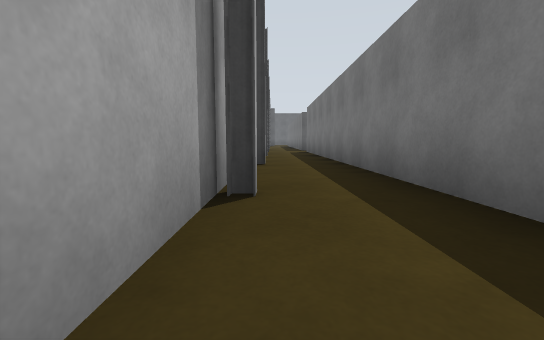
View 1 (above)

24 first-person views from a walk through a robot-simulator world made for Gazebo. The camera is 0.72 m above the floor, tilts 6° down and sees 90° across. The floor is counted in squares, 2 m on a side. Each view is taken from the middle of a square. On the plan, view 1 faces up. The plan holds only what a view shows up to about 9 squares ahead; the rest is blank.

View 2
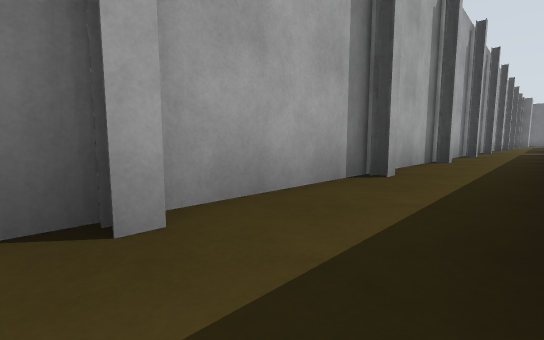

View 3
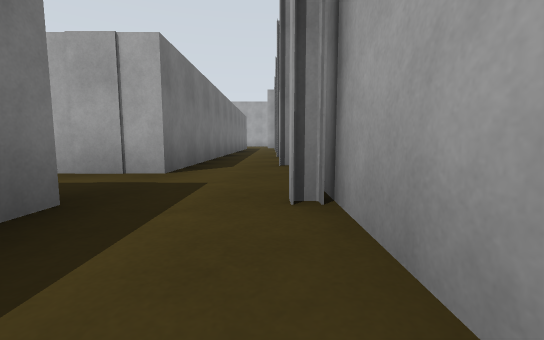

View 4
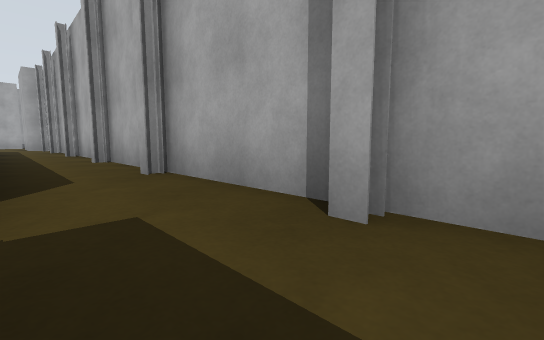

View 5
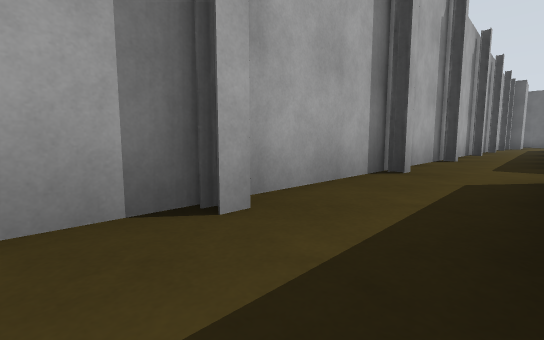

View 6
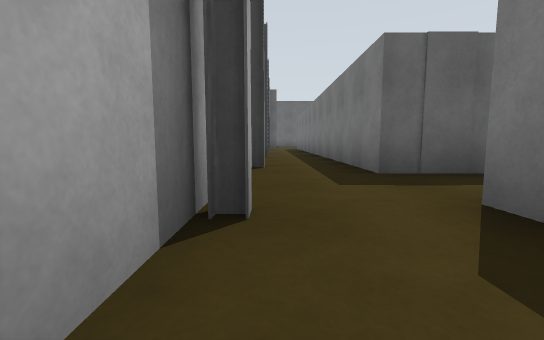

View 7
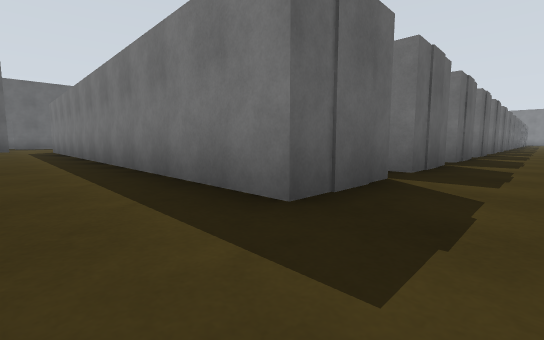

View 8
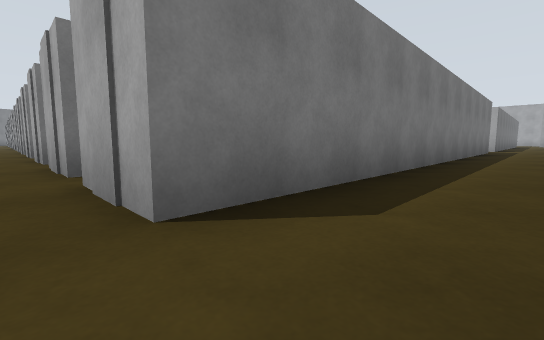

View 9
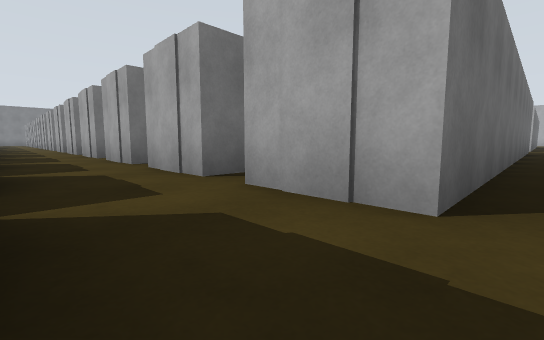

View 10
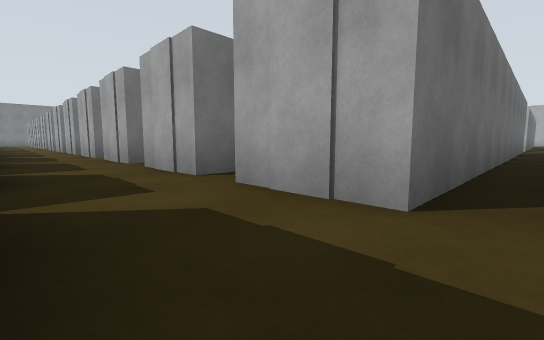

View 11
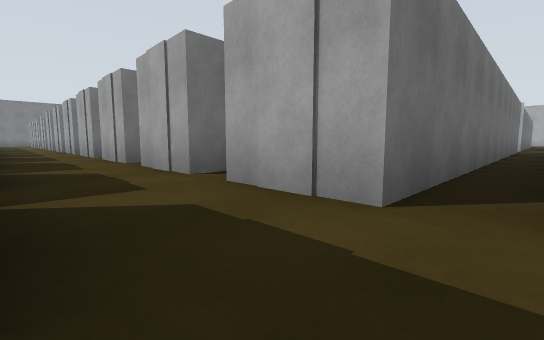

View 12
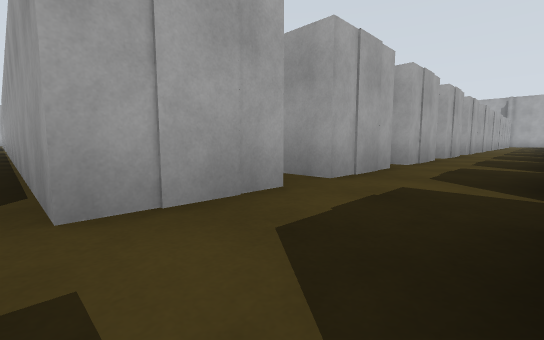

View 13
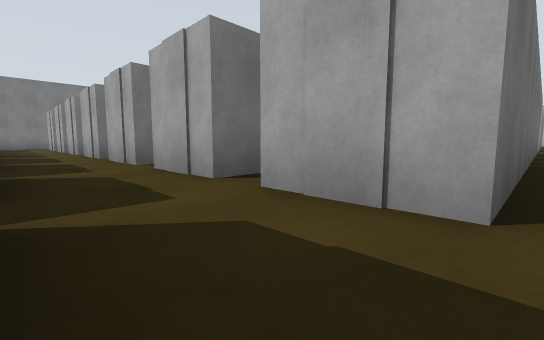

View 14
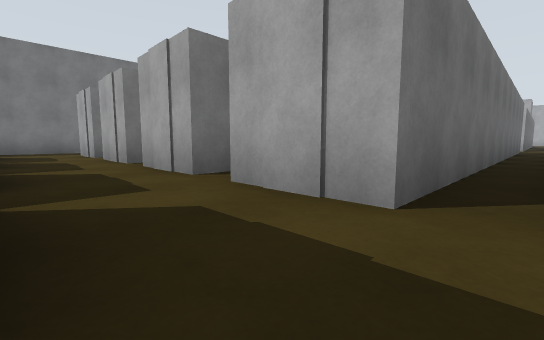

View 15
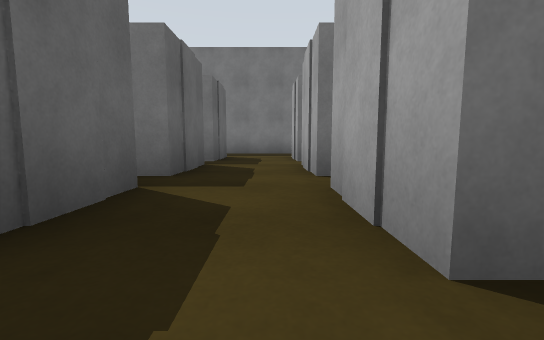

View 16
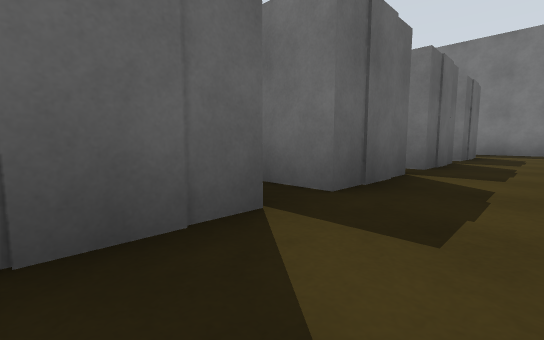

View 17
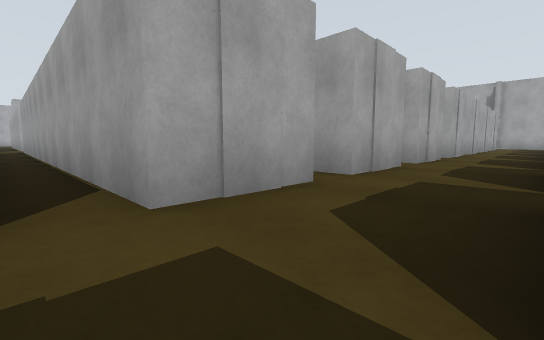

View 18
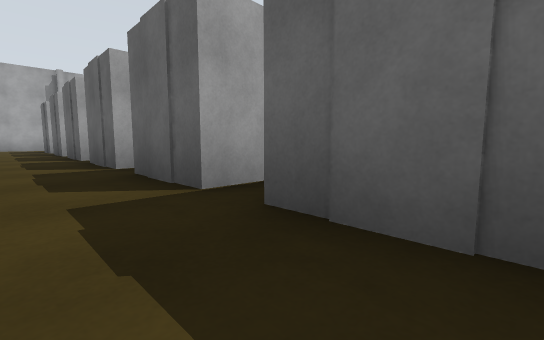

View 19
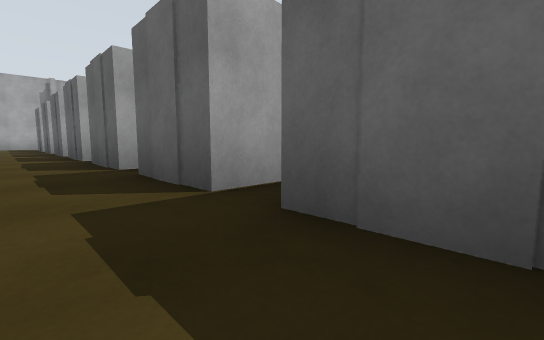

View 20
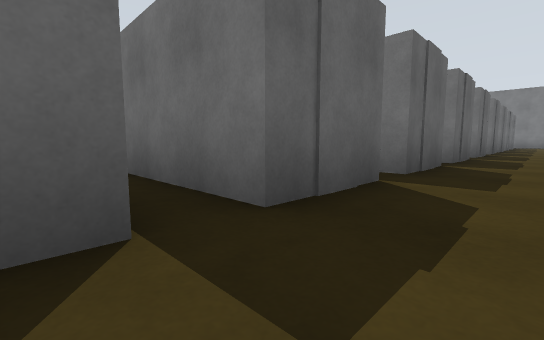

View 21
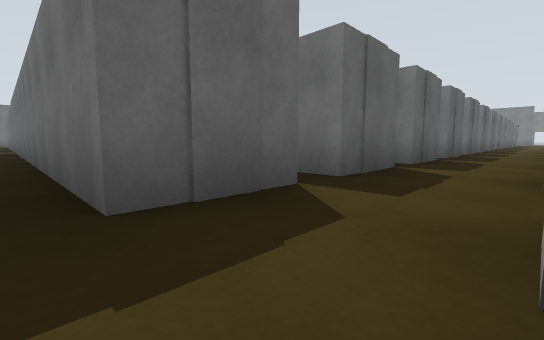

View 22
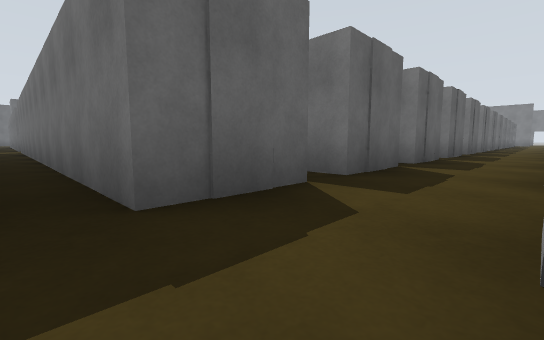

View 23
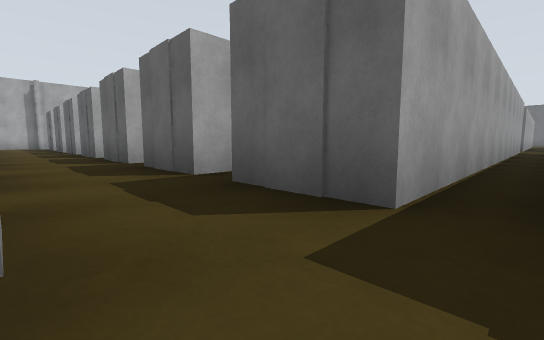

View 24
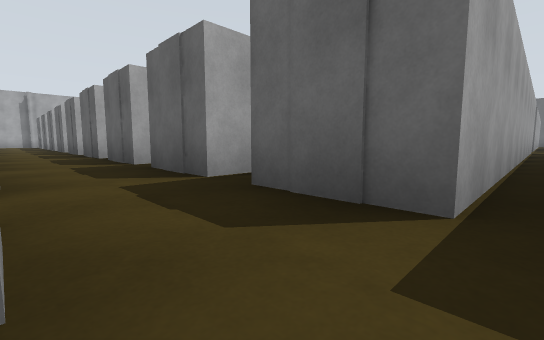

### Floor plan
Key: @ floor where view 1 was taken; # wall or solid block; . floor.
Columns run from 1 left of view 1 to 32 right of it. Each row starts with its distance up from view 1.
 21  ..#
 20  ..#
 19  ..#
 18  ..#
 17 #..#
 16 #..#
 15 #..#
 14 #..#
 13 #..#            #
 12 #..# # ###     ## # # #
 11 #........########.......########.#
 10 #................................#
  9 #..#.#.##########.#.#.#.######## #
  8 #..#.#.##       #.# #.#.#
  7 #..#.#.#        #.# #.#.#
  6 #..#.#.#        #.# #.#.#
  5 #..#.#.#        #.# #.#.#
  4 #..#.#.#        #.# #.#.#
  3 #..#.#.#        #.# #.#.#
  2 #..#.#.#        #.# #.#.#
  1 #..#.#.##       #.# #.#.#
  0 #@.#.#.##########.#.#.#.#
 -1 #.....................
 -2 #........       #.....
 -3 #..#
 -4 #..#
 -5 #..#
 -6 #..#
 -7 #..#
 -8 #..#
 -9 #..
-10 #..
-11 #..

Positions as (right, up) in squares from view 1, and headings:
1: (0, 0), facing up
2: (1, -1), facing up-left
3: (0, 1), facing down
4: (1, 0), facing down-left
5: (1, 6), facing up-left
6: (0, 8), facing up
7: (0, 10), facing up-right
8: (0, 10), facing down-right
9: (3, 11), facing down-right
10: (5, 11), facing down-right
11: (7, 11), facing down-right
12: (22, 11), facing down-left
13: (16, 11), facing down-right
14: (22, 11), facing down-right
15: (24, 10), facing right
16: (23, 10), facing up-right
17: (16, 11), facing down-left
18: (13, 10), facing up-left
19: (15, 10), facing up-left
20: (13, 10), facing up-right
21: (3, -2), facing up-right
22: (5, -2), facing up-right
23: (16, -2), facing up-left
24: (20, -2), facing up-left
